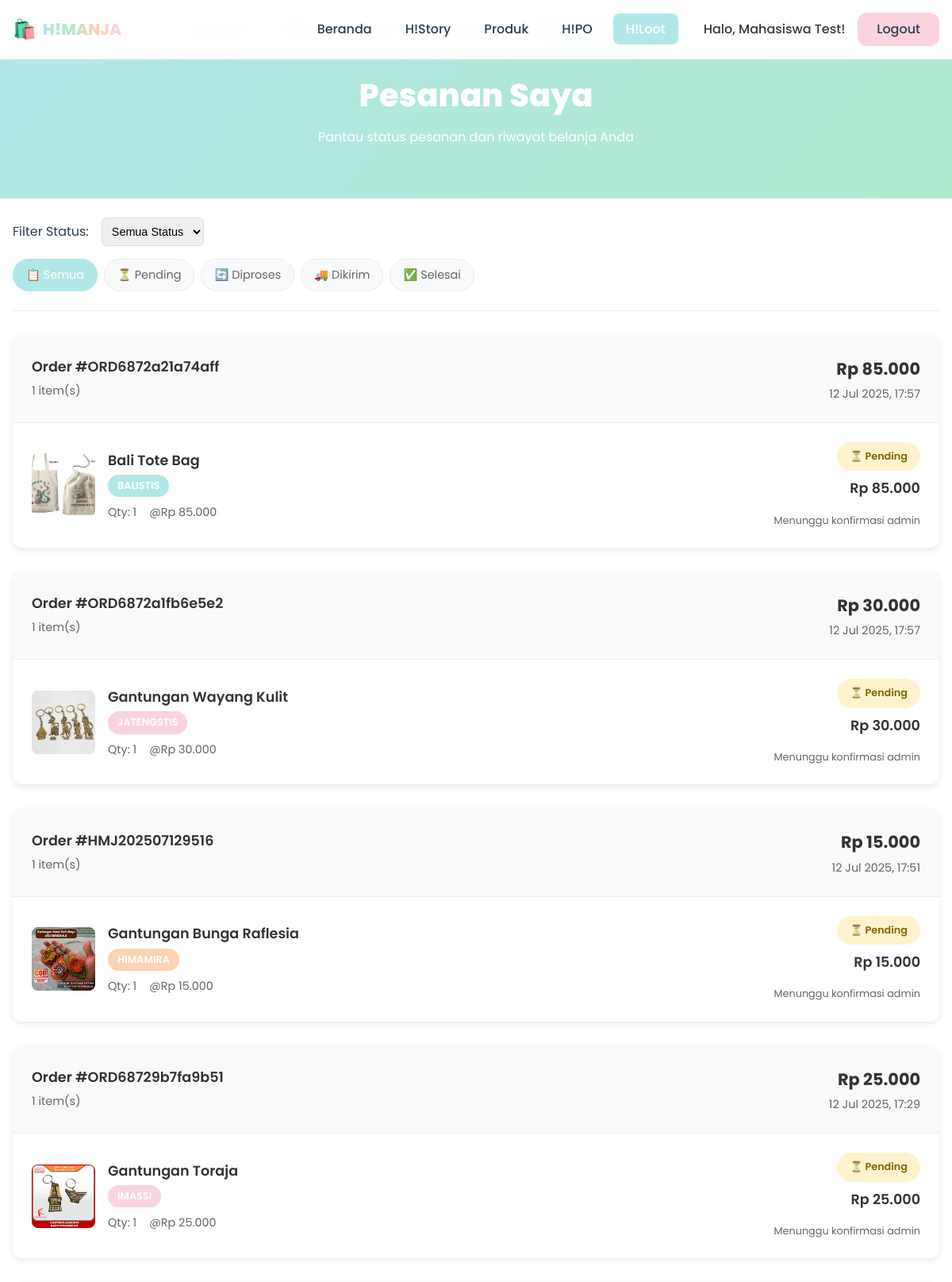
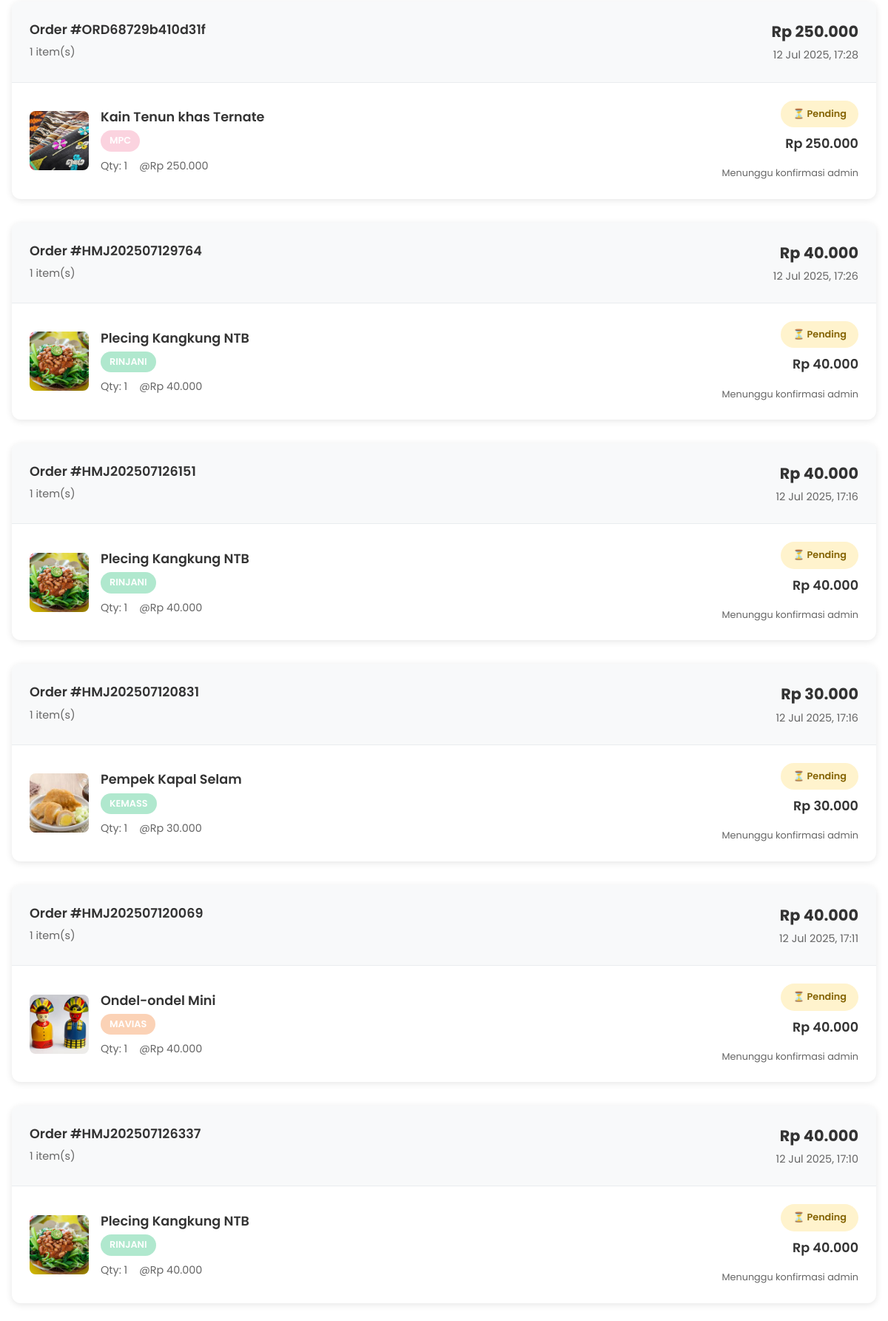
Screenshot of /my-orders.php (signed in, upper part) with the database file from the repository (2 pictures, top to bottom).
### tables this page shows
CREATE TABLE `order_items` (
  `id` int NOT NULL,
  `order_id` int NOT NULL,
  `himada_id` int NOT NULL,
  `product_id` int NOT NULL,
  `quantity` int NOT NULL,
  `price` decimal(12,2) NOT NULL,
  `subtotal` decimal(12,2) GENERATED ALWAYS AS ((`quantity` * `price`)) STORED,
  `catatan_produk` text,
  `status` enum('pending','confirmed','processing','ready','completed','cancelled') DEFAULT 'pending',
  `created_at` timestamp NOT NULL DEFAULT CURRENT_TIMESTAMP,
  `updated_at` timestamp NOT NULL DEFAULT CURRENT_TIMESTAMP ON UPDATE CURRENT_TIMESTAMP
);

CREATE TABLE `orders` (
  `id` int NOT NULL,
  `user_id` int NOT NULL,
  `order_number` varchar(20) NOT NULL,
  `total_amount` decimal(12,2) NOT NULL,
  `status` enum('pending','confirmed','processing','ready','completed','cancelled') DEFAULT 'pending',
  `payment_status` enum('pending','paid','failed','refunded') DEFAULT 'pending',
  `catatan_umum` text,
  `shipping_address` text,
  `created_at` timestamp NOT NULL DEFAULT CURRENT_TIMESTAMP,
  `updated_at` timestamp NOT NULL DEFAULT CURRENT_TIMESTAMP ON UPDATE CURRENT_TIMESTAMP
);

CREATE TABLE `products` (
  `id` int NOT NULL,
  `himada_id` int NOT NULL,
  `nama_produk` varchar(100) NOT NULL,
  `kategori` enum('makanan','merchandise','kaos','gantungan_kunci','oleh_oleh') NOT NULL,
  `deskripsi` text NOT NULL,
  `harga` decimal(12,2) NOT NULL,
  `stok` int DEFAULT '0',
  `stok_minimum` int DEFAULT '5',
  `gambar_url` varchar(255) DEFAULT NULL,
  `is_available` tinyint(1) DEFAULT '1',
  `created_by` int NOT NULL,
  `created_at` timestamp NOT NULL DEFAULT CURRENT_TIMESTAMP,
  `updated_at` timestamp NOT NULL DEFAULT CURRENT_TIMESTAMP ON UPDATE CURRENT_TIMESTAMP
);

CREATE TABLE `himada` (
  `id` int NOT NULL,
  `nama` varchar(50) NOT NULL,
  `nama_lengkap` varchar(200) NOT NULL,
  `daerah_asal` varchar(100) NOT NULL,
  `warna_tema` varchar(7) NOT NULL DEFAULT '#b2e7e8',
  `deskripsi` text,
  `koordinat_lat` decimal(10,8) DEFAULT NULL,
  `koordinat_lng` decimal(11,8) DEFAULT NULL,
  `logo_url` varchar(255) DEFAULT NULL,
  `contact_email` varchar(100) DEFAULT NULL,
  `contact_phone` varchar(20) DEFAULT NULL,
  `is_active` tinyint(1) DEFAULT '1',
  `created_at` timestamp NOT NULL DEFAULT CURRENT_TIMESTAMP,
  `updated_at` timestamp NOT NULL DEFAULT CURRENT_TIMESTAMP ON UPDATE CURRENT_TIMESTAMP
);

### config/database.php (called while the page is built, shortened)
<?php
function isLoggedIn() {
    return isset($_SESSION['user_id']) && !empty($_SESSION['user_id']);
}
function formatCurrency($amount) {
    return 'Rp ' . number_format($amount, 0, ',', '.');
}
?>

### my-orders.php (the view, shortened to what this page needs)
<?php
require_once 'config/database.php';
$database = new Database();
$db = $database->getConnection();
$user_id = getUserId();
$status_filter = isset($_GET['status']) ? sanitizeInput($_GET['status']) : '';
$query = "SELECT o.*, oi.*, p.nama_produk, p.gambar_url, h.nama as himada_nama, h.warna_tema
          FROM orders o
          JOIN order_items oi ON o.id = oi.order_id
          JOIN products p ON oi.product_id = p.id
          JOIN himada h ON oi.himada_id = h.id
          WHERE o.user_id = :user_id";
$params = [':user_id' => $user_id];
$query .= " ORDER BY o.created_at DESC";
$stmt = $db->prepare($query);
foreach ($params as $key => $value) {
    $stmt->bindValue($key, $value);
}
$stmt->execute();
$order_items = $stmt->fetchAll(PDO::FETCH_ASSOC);
$orders = [];
foreach ($order_items as $item) {
    $order_id = $item['order_id'];
    if (!isset($orders[$order_id])) {
        $orders[$order_id] = [
            'id' => $item['order_id'],
            'order_number' => $item['order_number'],
            'created_at' => $item['created_at'],
            'total_amount' => $item['total_amount'],
            'items' => []
        ];
    }
    $orders[$order_id]['items'][] = $item;
}
$is_logged_in = isLoggedIn();
?>
<!DOCTYPE html>
<html lang="id">
<head>
    <link rel="stylesheet" href="assets/css/style.css">
</head>
<body>
    <header class="header">
        <nav class="navbar">
            <div class="nav-container">
                <div class="nav-logo">
                    <div class="logo-icon">🛍️</div>
                    <span class="logo-text">H!MANJA</span>
                </div>
                <ul class="nav-menu">
                    <li><a href="index.php" class="nav-link">Beranda</a></li>
                    <li><a href="himart.php" class="nav-link">HIMArt</a></li>
                    <li><a href="products.php" class="nav-link">Produk</a></li>
                    <li><a href="order.php" class="nav-link">Pemesanan</a></li>
                    <li><a href="my-orders.php" class="nav-link active">Pesanan Saya</a></li>
                </ul>
                <div class="nav-auth">
                    <span class="welcome-text">Halo, <?php echo htmlspecialchars($_SESSION['full_name']); ?>!</span>
                    <a href="logout.php" class="btn-logout">Logout</a>
                </div>
            </div>
        </nav>
    </header>
    <header class="header">
        <nav class="navbar">
            <div class="nav-container">
                <div class="nav-logo">
                    <div class="logo-icon">🛍️</div>
                    <span class="logo-text">H!MANJA</span>
                </div>
                <div class="nav-right">
                    <ul class="nav-menu">
                        <li><a href="index.php" class="nav-link">Beranda</a></li>
                        <li><a href="history.php" class="nav-link">H!Story</a></li>
                        <li><a href="products.php" class="nav-link">Produk</a></li>
                        <?php if ($is_logged_in): ?>
                            <li><a href="order.php" class="nav-link">H!PO</a></li>
                            <li><a href="my-orders.php" class="nav-link active">H!Loot</a></li>
                        <?php endif; ?>
                    </ul>
                <div class="nav-auth">
                    <?php if ($is_logged_in): ?>
                        <span class="welcome-text">Halo, <?php echo htmlspecialchars($_SESSION['full_name']); ?>!</span>
                        <a href="logout.php" class="btn-logout">Logout</a>
                    <?php else: ?>
                        <a href="login.php" class="btn-login">Login</a>
                    <?php endif; ?>
                </div>
            </div>
        </nav>
    </header>
    <section class="orders-hero">
        <div class="container">
            <h1>Pesanan Saya</h1>
            <p>Pantau status pesanan dan riwayat belanja Anda</p>
        </div>
    </section>
    <section class="orders-section">
        <div class="container">
            <div class="filters-section">
                <div class="filter-group">
                    <label>Filter Status:</label>
                    <select class="filter-input" id="statusFilter">
                        <option value="">Semua Status</option>
                    </select>
                </div>
                <div class="quick-filters">
                    <a href="my-orders.php" class="quick-filter <?php echo !$status_filter ? 'active' : ''; ?>">
                        📋 Semua
                    </a>
                    <a href="my-orders.php?status=pending" class="quick-filter <?php echo $status_filter === 'pending' ? 'active' : ''; ?>">
                        ⏳ Pending
                    </a>
                    <a href="my-orders.php?status=processing" class="quick-filter <?php echo $status_filter === 'processing' ? 'active' : ''; ?>">
                        🔄 Diproses
                    </a>
                    <a href="my-orders.php?status=shipped" class="quick-filter <?php echo $status_filter === 'shipped' ? 'active' : ''; ?>">
                        🚚 Dikirim
                    </a>
                    <a href="my-orders.php?status=completed" class="quick-filter <?php echo $status_filter === 'completed' ? 'active' : ''; ?>">
                        ✅ Selesai
                    </a>
                </div>
            </div>
            <?php if (empty($orders)): ?>
                <div class="empty-state">
                    <div class="empty-icon">📦</div>
                    <h3>Belum Ada Pesanan</h3>
                    <p>Anda belum memiliki pesanan. Mulai berbelanja sekarang!</p>
                    <a href="products.php" class="btn-primary">Mulai Belanja</a>
                </div>
            <?php else: ?>
                <?php foreach ($orders as $order): ?>
                    <div class="order-card">
                        <div class="order-header">
                            <div class="order-info">
                                <h3>Order #<?php echo htmlspecialchars($order['order_number']); ?></h3>
                                <p><?php echo count($order['items']); ?> item(s)</p>
                            </div>
                            <div class="order-total">
                                <div class="total-amount"><?php echo formatCurrency($order['total_amount']); ?></div>
                                <div class="order-date"><?php echo date('d M Y, H:i', strtotime($order['created_at'])); ?></div>
                            </div>
                        </div>
                        <div class="order-items">
                            <?php foreach ($order['items'] as $item): ?>
                                <div class="order-item">
                                    <div class="item-image">
                                        <?php if ($item['gambar_url']): ?>
                                            <img src="<?php echo htmlspecialchars($item['gambar_url']); ?>"
                                                 alt="<?php echo htmlspecialchars($item['nama_produk']); ?>"
                                                 onerror="this.style.display='none'; this.parentElement.innerHTML='📷';">
                                        <?php else: ?>
                                            📷
                                        <?php endif; ?>
                                    </div>
                                    <div class="item-details">
                                        <div class="item-name"><?php echo htmlspecialchars($item['nama_produk']); ?></div>
                                        <div class="item-himada" style="background: <?php echo $item['warna_tema']; ?>">
                                            <?php echo htmlspecialchars($item['himada_nama']); ?>
                                        </div>
                                        <div class="item-meta">
                                            <span>Qty: <?php echo $item['quantity']; ?></span>
                                            <span>@<?php echo formatCurrency($item['price']); ?></span>
                                        </div>
                                    </div>
                                    <div class="item-status">
                                        <div class="status-badge status-<?php echo $item['status']; ?>">
                                            <?php
                                            switch ($item['status']) {
                                                case 'pending': echo '⏳ Pending'; break;
                                                case 'completed': echo '✅ Selesai'; break;
                                            }
                                            ?>
                                        </div>
                                        <div class="item-price"><?php echo formatCurrency($item['subtotal']); ?></div>
                                        <div class="status-timeline">
                                            <?php
                                            $status_messages = [
                                                'pending' => 'Menunggu konfirmasi admin',
                                                'confirmed' => 'Pesanan dikonfirmasi',
                                                'processing' => 'Sedang diproses',
                                                'ready' => 'Siap untuk diambil/dikirim',
                                                'shipped' => 'Dalam perjalanan',
                                                'delivered' => 'Sudah sampai tujuan',
                                                'completed' => 'Transaksi selesai'
                                            ];
                                            echo $status_messages[$item['status']] ?? '';
                                            ?>
                                        </div>
                                    </div>
                                </div>
                            <?php endforeach; ?>
                        </div>
                    </div>
                <?php endforeach; ?>
            <?php endif; ?>
        </div>
    </section>
</body>
</html>

### assets/css/style.css (style rules this page uses)
:root { --soft-blue: #b2e7e8; --soft-green: #b0e8ce; --soft-orange: #fbd2b6; --soft-pink: #fbd3df; --white: #ffffff; --black: #2c3e50; --dark-green: #d39bc0; --gray-light: #f8f9fa; --gray-medium: #6c757d; --gray-dark: #343a40; --gradient-primary: linear-gradient(135deg, var(--soft-blue), var(--soft-green)); --gradient-secondary: linear-gradient(135deg, var(--soft-orange), var(--soft-pink)); --gradient-rainbow: linear-gradient(90deg, var(--soft-blue), var(--soft-green), var(--soft-orange), var(--soft-pink)); --font-family: "Poppins", sans-serif; --font-size-xs: 0.75rem; --font-size-sm: 0.875rem; --font-size-base: 1rem; --font-size-lg: 1.125rem; --font-size-xl: 1.25rem; --font-size-2xl: 1.5rem; --font-size-3xl: 1.875rem; --font-size-4xl: 2.25rem; --font-size-5xl: 3rem; --spacing-xs: 0.25rem; --spacing-sm: 0.5rem; --spacing-md: 1rem; --spacing-lg: 1.5rem; --spacing-xl: 2rem; --spacing-2xl: 3rem; --spacing-3xl: 4rem; --radius-sm: 0.375rem; --radius-md: 0.5rem; --radius-lg: 0.75rem; --radius-xl: 1rem; --radius-2xl: 1.5rem; --shadow-sm: 0 1px 2px 0 rgba(0, 0, 0, 0.05); --shadow-md: 0 4px 6px -1px rgba(0, 0, 0, 0.1), 0 2px 4px -1px rgba(0, 0, 0, 0.06); --shadow-lg: 0 10px 15px -3px rgba(0, 0, 0, 0.1), 0 4px 6px -2px rgba(0, 0, 0, 0.05); --shadow-xl: 0 20px 25px -5px rgba(0, 0, 0, 0.1), 0 10px 10px -5px rgba(0, 0, 0, 0.04); --transition-fast: 0.15s ease-in-out; --transition-normal: 0.3s ease-in-out; --transition-slow: 0.5s ease-in-out; }
* { margin: 0; padding: 0; box-sizing: border-box; }
html { scroll-behavior: smooth; }
body { font-family: var(--font-family); font-size: var(--font-size-base); line-height: 1.6; color: var(--black); background-color: var(--white); overflow-x: hidden; }
.container { max-width: 1200px; margin: 0 auto; padding: 0 var(--spacing-md); }
h1, h2, h3, h4, h5, h6 { font-weight: 600; line-height: 1.2; margin-bottom: var(--spacing-md); }
h1 { font-size: var(--font-size-5xl); }
h3 { font-size: var(--font-size-3xl); }
p { margin-bottom: var(--spacing-md); }
.btn-primary, .btn-secondary, .btn-login, .btn-register, .btn-logout, .btn-admin, .btn-himada { display: inline-block; padding: var(--spacing-sm) var(--spacing-lg); border: none; border-radius: var(--radius-lg); font-family: var(--font-family); font-size: var(--font-size-base); font-weight: 500; text-decoration: none; text-align: center; cursor: pointer; transition: all var(--transition-normal); position: relative; overflow: hidden; }
.btn-logout { background: var(--soft-pink); color: var(--black); }
.header { position: fixed; top: 0; left: 0; right: 0; background: rgba(255, 255, 255, 0.95); backdrop-filter: blur(10px); border-bottom: 1px solid rgba(178, 231, 232, 0.3); z-index: 1000; transition: all var(--transition-normal); }
.navbar { padding: var(--spacing-md) 0; }
.nav-container { display: flex; align-items: center; justify-content: space-between; max-width: 1200px; margin: 0 auto; padding: 0 var(--spacing-md); }
.nav-right { display: flex; align-items: center; gap: var(--spacing-xl); }
.nav-logo { display: flex; align-items: center; gap: var(--spacing-sm); font-size: var(--font-size-xl); font-weight: 800; color: var(--black); text-decoration: none; }
.logo-icon { font-size: var(--font-size-2xl); animation: bounce 2s infinite; }
.logo-text { background: var(--gradient-rainbow); -webkit-background-clip: text; -webkit-text-fill-color: transparent; background-clip: text; }
.nav-menu { display: flex; list-style: none; gap: 10px; flex-wrap: nowrap; }
.nav-link { color: var(--black); text-decoration: none; font-weight: 500; padding: var(--spacing-sm) var(--spacing-md); border-radius: var(--radius-md); transition: all var(--transition-normal); position: relative; }
.nav-link:hover, .nav-link.active { background: var(--soft-blue); color: var(--white); }
.nav-auth { display: flex; align-items: center; gap: var(--spacing-md); }
.welcome-text { font-weight: 500; color: var(--gray-dark); }

### rows the page displays
order_items: order.order_number "ORD6872a21a74aff", count($order['items']) "1", order.total_amount "Rp 85.000", created_at "12 Jul 2025, 17:57", product.gambar_url (picture), product.nama_produk "Bali Tote Bag", himada.nama "BALISTIS", quantity "1", price "Rp 85.000", shows "⏳ Pending", subtotal "Rp 85.000", status "Menunggu konfirmasi admin"
order_items: order.order_number "ORD6872a1fb6e5e2", count($order['items']) "1", order.total_amount "Rp 30.000", created_at "12 Jul 2025, 17:57", product.gambar_url (picture), product.nama_produk "Gantungan Wayang Kulit", himada.nama "JATENGSTIS", quantity "1", price "Rp 30.000", shows "⏳ Pending", subtotal "Rp 30.000", status "Menunggu konfirmasi admin"
order_items: order.order_number "HMJ202507129516", count($order['items']) "1", order.total_amount "Rp 15.000", created_at "12 Jul 2025, 17:51", product.gambar_url (picture), product.nama_produk "Gantungan Bunga Raflesia", himada.nama "HIMAMIRA", quantity "1", price "Rp 15.000", shows "⏳ Pending", subtotal "Rp 15.000", status "Menunggu konfirmasi admin"
order_items: order.order_number "ORD68729b7fa9b51", count($order['items']) "1", order.total_amount "Rp 25.000", created_at "12 Jul 2025, 17:29", product.gambar_url (picture), product.nama_produk "Gantungan Toraja", himada.nama "IMASSI", quantity "1", price "Rp 25.000", shows "⏳ Pending", subtotal "Rp 25.000", status "Menunggu konfirmasi admin"
order_items: order.order_number "ORD68729b410d31f", count($order['items']) "1", order.total_amount "Rp 250.000", created_at "12 Jul 2025, 17:28", product.gambar_url (picture), product.nama_produk "Kain Tenun khas Ternate", himada.nama "MPC", quantity "1", price "Rp 250.000", shows "⏳ Pending", subtotal "Rp 250.000", status "Menunggu konfirmasi admin"
order_items: order.order_number "HMJ202507129764", count($order['items']) "1", order.total_amount "Rp 40.000", created_at "12 Jul 2025, 17:26", product.gambar_url (picture), product.nama_produk "Plecing Kangkung NTB", himada.nama "RINJANI", quantity "1", price "Rp 40.000", shows "⏳ Pending", subtotal "Rp 40.000", status "Menunggu konfirmasi admin"
order_items: order.order_number "HMJ202507126151", count($order['items']) "1", order.total_amount "Rp 40.000", created_at "12 Jul 2025, 17:16", product.gambar_url (picture), product.nama_produk "Plecing Kangkung NTB", himada.nama "RINJANI", quantity "1", price "Rp 40.000", shows "⏳ Pending", subtotal "Rp 40.000", status "Menunggu konfirmasi admin"
order_items: order.order_number "HMJ202507120831", count($order['items']) "1", order.total_amount "Rp 30.000", created_at "12 Jul 2025, 17:16", product.gambar_url (picture), product.nama_produk "Pempek Kapal Selam", himada.nama "KEMASS", quantity "1", price "Rp 30.000", shows "⏳ Pending", subtotal "Rp 30.000", status "Menunggu konfirmasi admin"
order_items: order.order_number "HMJ202507120069", count($order['items']) "1", order.total_amount "Rp 40.000", created_at "12 Jul 2025, 17:11", product.gambar_url (picture), product.nama_produk "Ondel-ondel Mini", himada.nama "MAVIAS", quantity "1", price "Rp 40.000", shows "⏳ Pending", subtotal "Rp 40.000", status "Menunggu konfirmasi admin"
order_items: order.order_number "HMJ202507126337", count($order['items']) "1", order.total_amount "Rp 40.000", created_at "12 Jul 2025, 17:10", product.gambar_url (picture), product.nama_produk "Plecing Kangkung NTB", himada.nama "RINJANI", quantity "1", price "Rp 40.000", shows "⏳ Pending", subtotal "Rp 40.000", status "Menunggu konfirmasi admin"

### other values shown
$_SESSION['full_name'] "Mahasiswa Test"
